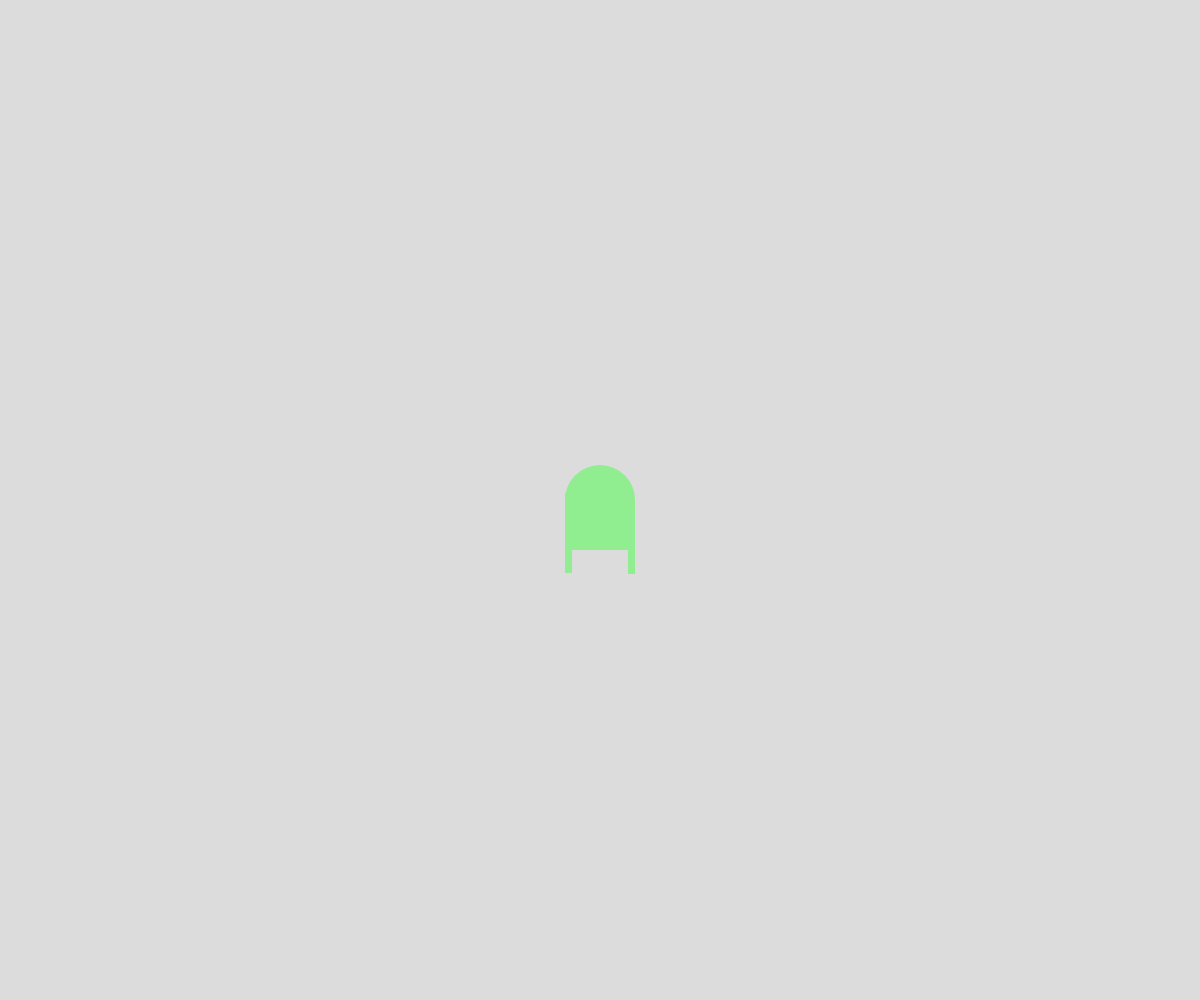
Frame 1 (no input)
Frame 60 (no input): identical to frame 1, image omitted
Frame 120 (the mouse pressed at the canvas centre since frame 60): identical to frame 1, image omitted

The p5.js sketch that drew this single still picture (run headless with seeded random() and noise() and a simulated clock; from frame 60 on, the mouse is pressed at the canvas centre):

// p5.js sketch
// ── sketch.js
// Project Title
// Your Name
// Date
//
// Extra for Experts:
// - describe what you did to take this project "above and beyond"
let HeadSize = 70

function setup() {
  createCanvas(windowWidth, windowHeight);
}

function draw() {
  background(220);
  shape()
}

function shape(){
  noStroke();
  fill(144,238,144);
  circle(width/2, height/2, HeadSize)
  rect((width-70)/2, (height)/2, HeadSize,50)
  rect((width/2)-(HeadSize/2), (height/2)-(HeadSize/10), HeadSize/10, 80)
  rect((width/2)+(HeadSize/2.5), (height/2)+(HeadSize/10), HeadSize/10, 67)
}

function Drawface(){
  fill(0)
  circle((width/2)-(Headsize/4), )
}
